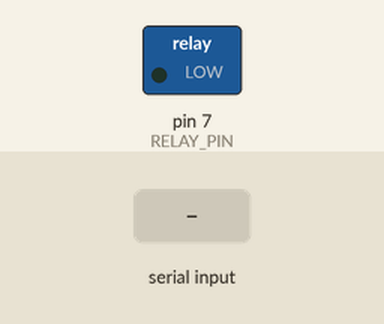
A sketch run on a simulated Arduino Uno, built with avr-gcc and run on an emulated ATmega328P. On the bench: switched loads named in the sketch (green lamp = pin HIGH). The test bench sets the inputs (shaded band).

Above: at 1.2 s.
1.3 s: "1" received over Serial
At 2.2 s:
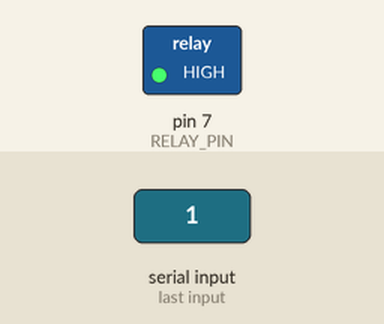
2.8 s: "0" received over Serial
At 3.4 s:
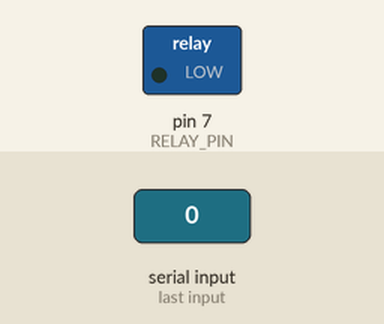
Timing chart, 0 to 5.8 s (numbered marks = the images above; inputs shaded):
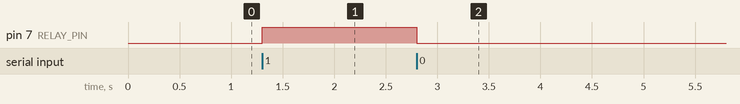

Measured:
- after the input at 1.3 s, pin 7 (RELAY_PIN): LOW → HIGH at once
- after the input at 2.8 s, pin 7 (RELAY_PIN): HIGH → LOW at once

The sketch:

sketch_apr29a.ino
```cpp
#define RELAY_PIN 7  // Connect relay IN pin to digital pin 7

void setup() {
  Serial.begin(9600);         // Initialize serial communication
  pinMode(RELAY_PIN, OUTPUT); // Set relay pin as output
  digitalWrite(RELAY_PIN, LOW); // Ensure relay is off on startup
}

void loop() {
  if (Serial.available()) {
    char command = Serial.read();

    if (command == '1') {
      digitalWrite(RELAY_PIN, HIGH); // Turn ON the relay
    } else if (command == '0') {
      digitalWrite(RELAY_PIN, LOW);  // Turn OFF the relay
    }
  }
}
```
